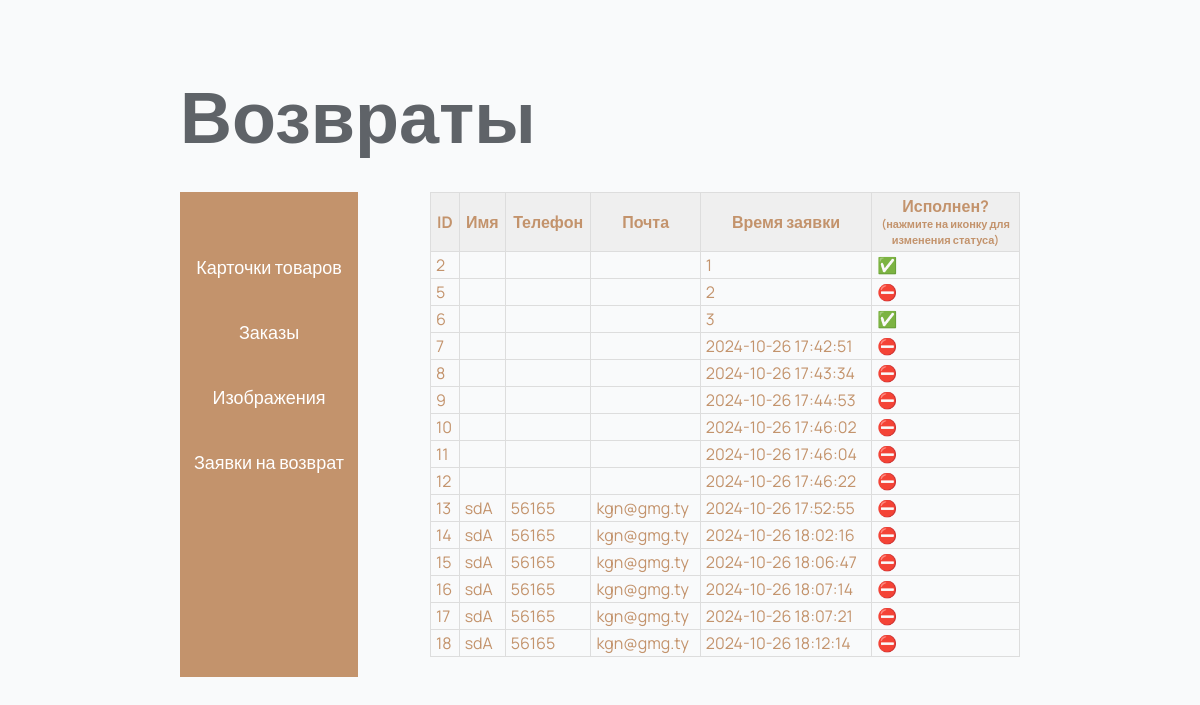
/admin/vozvraty/index.php (signed in), run on the app's committed database.
### tables this page shows
CREATE TABLE "vozvraty" (`id` INTEGER PRIMARY KEY AUTOINCREMENT, id_user numeric, done numeric, id_zakaz integer, `name` TEXT, phone TEXT, time TIMESTAMP DEFAULT CURRENT_TIMESTAMP NOT NULL);

CREATE TABLE "users" (`id` INTEGER PRIMARY KEY AUTOINCREMENT, `name` TEXT, `password` TEXT, isadmin TEXT, phone numeric, time TIMESTAMP DEFAULT CURRENT_TIMESTAMP NOT NULL, email TEXT, zakazy TEXT);

### app/controllers/vozvraty.php (called while the page is built, shortened)
<?php
include(__DIR__ . '/../database/db.php');
$stmtMain = $connect->query('SELECT * FROM vozvraty');
function getData($stmtSelect)
{
    $array = [];
    $i = '0';
    while ($row = $stmtSelect->fetchArray(SQLITE3_ASSOC)):
        $array["$i"] = $row;
        $i++;
    endwhile;
    return $array;
}
function getUserE($connect, $email)
{
    $stmtGetOrder = $connect->prepare('select * from users where email = ?');
    $stmtGetOrder->bindValue(1, $email, SQLITE3_TEXT);
    $result = $stmtGetOrder->execute();
    return getData($result)[0];
}
function getUserZ($connect, $id)
{
    $stmtGetOrder = $connect->prepare('select * from users where id = ?');
    $stmtGetOrder->bindValue(1, $id, SQLITE3_INTEGER);
    $result = $stmtGetOrder->execute();
    return getData($result)[0];
}
print_r(getUserE($connect, 'kgn@gmgp.ty9'));

### admin/vozvraty/index.php (the view, shortened to what this page needs)
<!DOCTYPE html>
<html lang="en">
<?php include(__DIR__ . '/../../app/include/head.php'); ?>
<?php include('../../app/controllers/vozvraty.php'); ?>
<body>
    <main class="obshiy">
        <div class="obshiy__container container">
            <h1 class="obshiy__title">Возвраты</h1>
            <div class="obshiy__grid select">
                <div class="select__forms forms select__forms_admin">
                    <?php include_once('../menu.php') ?>
                </div>
                <div class="select__positions select__positions_admin">
                    <table class="table">
                        <thead>
                            <tr>
                                <th>ID</th>
                                <th>Имя</th>
                                <th>Телефон</th>
                                <th>Почта</th>
                                <th>Время заявки</th>
                                <th>Исполнен? <span style="font-size: 11px;"><br> (нажмите на иконку для<br> изменения статуса)</span></th>
                            </tr>
                        </thead>
                        <tbody>
                            <?php while ($rowVozvraty = $stmtMain->fetchArray(SQLITE3_ASSOC)): ?>
                                <tr>
                                    <td><?= $rowVozvraty['id'] ?? '' ?></td>
                                    <td><?= $rowVozvraty['name'] ?? '' ?></td>
                                    <td><?= $rowVozvraty['phone'] ?? '' ?></td>
                                    <td><?= getUserZ($connect, $rowVozvraty['id_user'])['email'] ?? '' ?></td>
                                    <td><?= $rowVozvraty['time'] ?? '' ?></td>
                                    <td><a href="index.php?idDone=<?= $rowVozvraty['id'] ?>&done=<?= $rowVozvraty['done'] ?>"><?php if ($rowVozvraty['done'] === 1) {
                                                                                                                                    echo '✅';
                                                                                                                                } else {
                                                                                                                                    echo  '⛔';
                                                                                                                                } ?></a></td>
                                </tr>
                            <?php endwhile; ?>
                        </tbody>
                    </table>
                </div>
            </div>
        </div>
    </main>
</body>
</html>

### data on the page
vozvraty: id "2", time "1"
vozvraty: id "5", time "2"
vozvraty: id "6", time "3"
vozvraty: id "7", time "2024-10-26 17:42:51"
vozvraty: id "8", time "2024-10-26 17:43:34"
vozvraty: id "9", time "2024-10-26 17:44:53"
vozvraty: id "10", time "2024-10-26 17:46:02"
vozvraty: id "11", time "2024-10-26 17:46:04"
vozvraty: id "12", time "2024-10-26 17:46:22"
vozvraty: id "13", name "sdA", phone "56165", id_user.email "kgn@gmg.ty", time "2024-10-26 17:52:55"
vozvraty: id "14", name "sdA", phone "56165", id_user.email "kgn@gmg.ty", time "2024-10-26 18:02:16"
vozvraty: id "15", name "sdA", phone "56165", id_user.email "kgn@gmg.ty", time "2024-10-26 18:06:47"
vozvraty: id "16", name "sdA", phone "56165", id_user.email "kgn@gmg.ty", time "2024-10-26 18:07:14"
vozvraty: id "17", name "sdA", phone "56165", id_user.email "kgn@gmg.ty", time "2024-10-26 18:07:21"
vozvraty: id "18", name "sdA", phone "56165", id_user.email "kgn@gmg.ty", time "2024-10-26 18:12:14"
